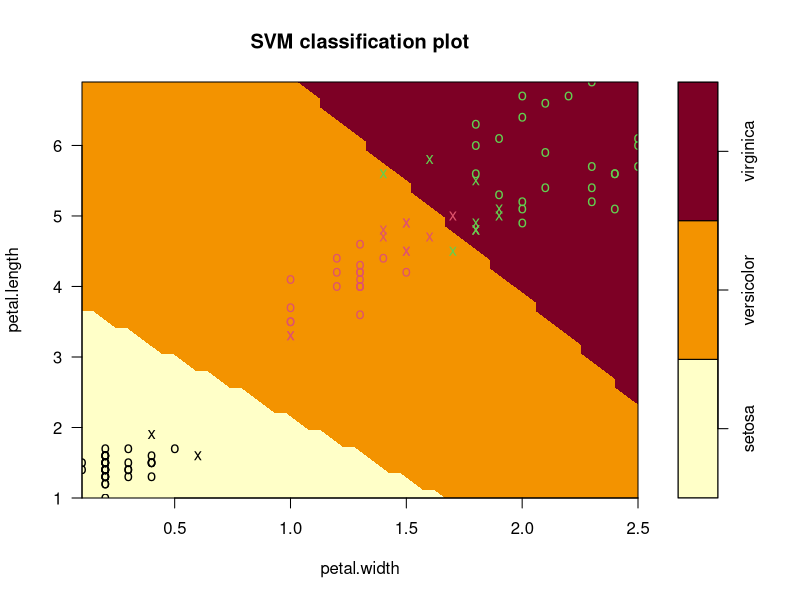
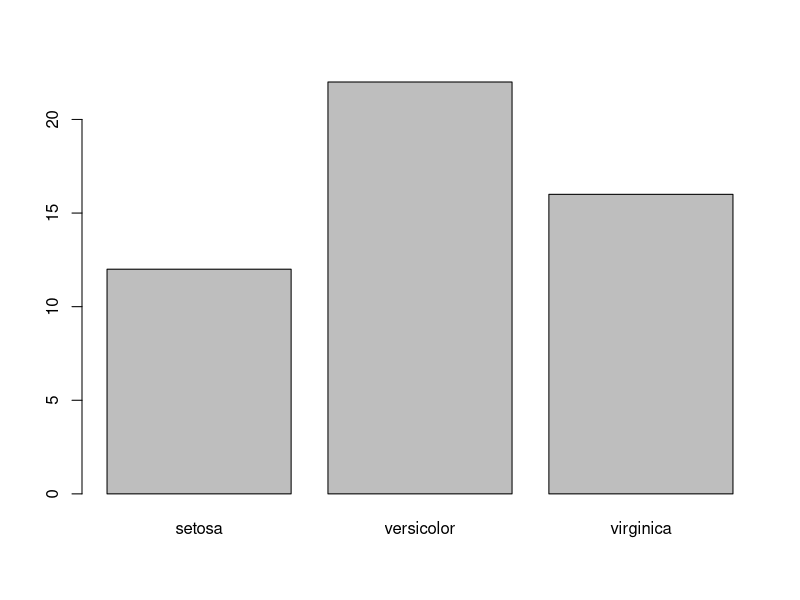

Write the R code that produced these figures, in order.
#Support Vector Machine

install.packages("e1071")
library(e1071)

data(iris)
colnames(iris) <- tolower(colnames(iris))
s <- sample(150,100)
col <- c("petal.length", "petal.width", "species")
iris_train <- iris[s,col]
iris_test <- iris[-s,col]

iris_svm <- svm(species ~., data = iris_train, cost = 1, kernel = "linear")
plot(iris_svm, iris_train[,col])

p <- predict(iris_svm, iris_test[,col], type="class")
plot(p)
table(p, iris_test[,3])


#Naive Bayes Classification

data(iris)
colnames(iris) <- tolower(colnames(iris))
m <- naiveBayes(species ~., data = iris)
m
table(predict(m, iris[,-5]), iris[,5], dnn = list('predicted','actual'))
